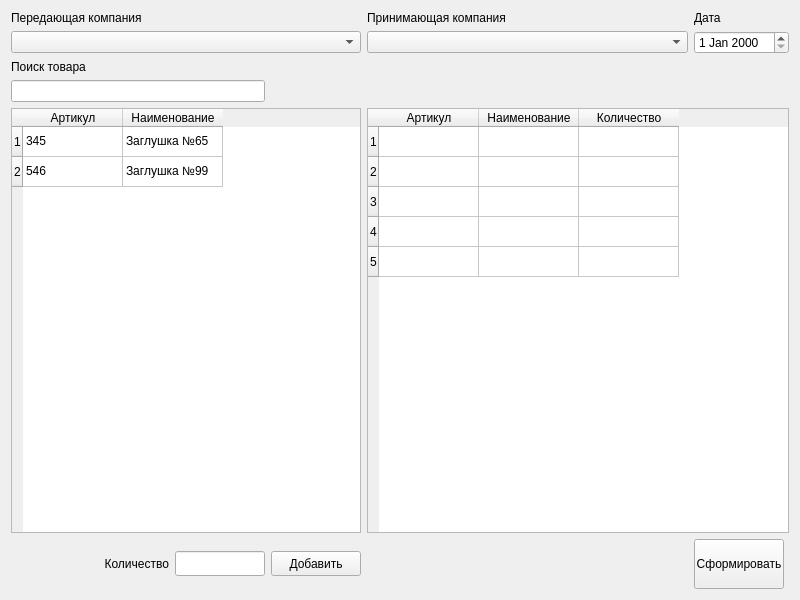
<?xml version="1.0" encoding="UTF-8"?>
<ui version="4.0">
 <class>ActDialog</class>
 <widget class="QWidget" name="ActDialog">
  <property name="geometry">
   <rect>
    <x>0</x>
    <y>0</y>
    <width>800</width>
    <height>600</height>
   </rect>
  </property>
  <property name="windowTitle">
   <string>Form</string>
  </property>
  <layout class="QGridLayout" name="gridLayout">
   <item row="0" column="3">
    <widget class="QLabel" name="label_2">
     <property name="text">
      <string>Принимающая компания</string>
     </property>
    </widget>
   </item>
   <item row="1" column="0" colspan="3">
    <widget class="QComboBox" name="comboBox">
     <item>
      <property name="text">
       <string/>
      </property>
     </item>
     <item>
      <property name="text">
       <string>Квестор Ай Ти</string>
      </property>
     </item>
     <item>
      <property name="text">
       <string>Звезда</string>
      </property>
     </item>
     <item>
      <property name="text">
       <string>Надёжная Инженерная Компания</string>
      </property>
     </item>
     <item>
      <property name="text">
       <string>Орбита</string>
      </property>
     </item>
     <item>
      <property name="text">
       <string>Таргет</string>
      </property>
     </item>
    </widget>
   </item>
   <item row="0" column="5">
    <widget class="QLabel" name="label_3">
     <property name="text">
      <string>Дата</string>
     </property>
    </widget>
   </item>
   <item row="0" column="0" colspan="2">
    <widget class="QLabel" name="label">
     <property name="text">
      <string>Передающая компания</string>
     </property>
    </widget>
   </item>
   <item row="4" column="0" colspan="3">
    <widget class="QTableWidget" name="tableWidget">
     <row>
      <property name="text">
       <string>1</string>
      </property>
     </row>
     <row>
      <property name="text">
       <string>2</string>
      </property>
     </row>
     <column>
      <property name="text">
       <string>Артикул</string>
      </property>
     </column>
     <column>
      <property name="text">
       <string>Наименование</string>
      </property>
     </column>
     <item row="0" column="0">
      <property name="text">
       <string>345</string>
      </property>
     </item>
     <item row="0" column="1">
      <property name="text">
       <string>Заглушка №65</string>
      </property>
     </item>
     <item row="1" column="0">
      <property name="text">
       <string>546</string>
      </property>
     </item>
     <item row="1" column="1">
      <property name="text">
       <string>Заглушка №99</string>
      </property>
     </item>
    </widget>
   </item>
   <item row="1" column="5">
    <widget class="QDateEdit" name="dateEdit"/>
   </item>
   <item row="1" column="3" colspan="2">
    <widget class="QComboBox" name="comboBox_2">
     <item>
      <property name="text">
       <string/>
      </property>
     </item>
     <item>
      <property name="text">
       <string>Надёжная Инженерная Компания</string>
      </property>
     </item>
     <item>
      <property name="text">
       <string>Звезда</string>
      </property>
     </item>
     <item>
      <property name="text">
       <string>Орбита</string>
      </property>
     </item>
     <item>
      <property name="text">
       <string>Таргет</string>
      </property>
     </item>
     <item>
      <property name="text">
       <string>Квестор Ай Ти</string>
      </property>
     </item>
    </widget>
   </item>
   <item row="6" column="3" colspan="2">
    <spacer name="horizontalSpacer">
     <property name="orientation">
      <enum>Qt::Horizontal</enum>
     </property>
     <property name="sizeHint" stdset="0">
      <size>
       <width>40</width>
       <height>20</height>
      </size>
     </property>
    </spacer>
   </item>
   <item row="6" column="0">
    <widget class="QLabel" name="label_4">
     <property name="text">
      <string>Количество</string>
     </property>
     <property name="alignment">
      <set>Qt::AlignRight|Qt::AlignTrailing|Qt::AlignVCenter</set>
     </property>
    </widget>
   </item>
   <item row="3" column="0" colspan="2">
    <widget class="QLineEdit" name="lineEdit"/>
   </item>
   <item row="6" column="2">
    <widget class="QPushButton" name="pushButton">
     <property name="sizePolicy">
      <sizepolicy hsizetype="Fixed" vsizetype="Fixed">
       <horstretch>0</horstretch>
       <verstretch>0</verstretch>
      </sizepolicy>
     </property>
     <property name="minimumSize">
      <size>
       <width>90</width>
       <height>25</height>
      </size>
     </property>
     <property name="maximumSize">
      <size>
       <width>90</width>
       <height>25</height>
      </size>
     </property>
     <property name="text">
      <string>Добавить</string>
     </property>
    </widget>
   </item>
   <item row="6" column="1">
    <widget class="QLineEdit" name="lineEdit_2">
     <property name="sizePolicy">
      <sizepolicy hsizetype="Fixed" vsizetype="Fixed">
       <horstretch>0</horstretch>
       <verstretch>0</verstretch>
      </sizepolicy>
     </property>
     <property name="minimumSize">
      <size>
       <width>90</width>
       <height>25</height>
      </size>
     </property>
     <property name="maximumSize">
      <size>
       <width>90</width>
       <height>25</height>
      </size>
     </property>
    </widget>
   </item>
   <item row="4" column="3" colspan="3">
    <widget class="QTableWidget" name="tableWidget_2">
     <row>
      <property name="text">
       <string>1</string>
      </property>
     </row>
     <row>
      <property name="text">
       <string>2</string>
      </property>
     </row>
     <row>
      <property name="text">
       <string>3</string>
      </property>
     </row>
     <row>
      <property name="text">
       <string>4</string>
      </property>
     </row>
     <row>
      <property name="text">
       <string>5</string>
      </property>
     </row>
     <column>
      <property name="text">
       <string>Артикул</string>
      </property>
     </column>
     <column>
      <property name="text">
       <string>Наименование</string>
      </property>
     </column>
     <column>
      <property name="text">
       <string>Количество</string>
      </property>
     </column>
    </widget>
   </item>
   <item row="6" column="5">
    <widget class="QPushButton" name="pushButton_2">
     <property name="sizePolicy">
      <sizepolicy hsizetype="Fixed" vsizetype="Fixed">
       <horstretch>0</horstretch>
       <verstretch>0</verstretch>
      </sizepolicy>
     </property>
     <property name="minimumSize">
      <size>
       <width>90</width>
       <height>50</height>
      </size>
     </property>
     <property name="maximumSize">
      <size>
       <width>90</width>
       <height>50</height>
      </size>
     </property>
     <property name="text">
      <string>Сформировать</string>
     </property>
    </widget>
   </item>
   <item row="2" column="0">
    <widget class="QLabel" name="label_5">
     <property name="text">
      <string>Поиск товара</string>
     </property>
    </widget>
   </item>
  </layout>
 </widget>
 <resources/>
 <connections/>
</ui>
